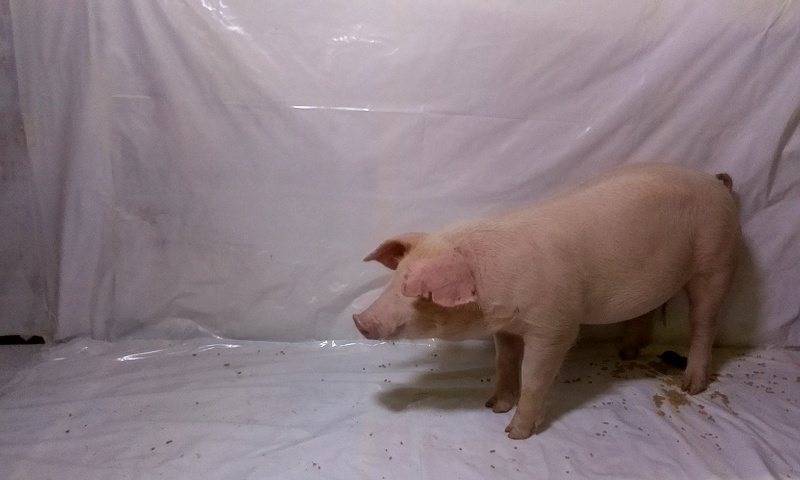
#> input picture THESIS_SWINE/actual/swine_allside/rgb_2019-01-22_21_27_19.519439.jpg, 800 x 480 px; its folder holds only this picture in this run
$ python training_final_side.py   (older library calls are emulated)
#> lines starting #> are read from the running program, lines starting #| are printed output that depends on the picture; after the words box and inside, x2 and y2 are one past the last pixel; in counts of white or black regions, pixels touching at a corner belong together
import cv2
import numpy as np
import os

basePath = "./swine_allside/"
outputPath = basePath+"outputs/"

imageList = [i for i in os.listdir(basePath) if ".jpg" in i]
print(imageList)

with open("topview_data.txt", "w") as f:
    pass

for inputImage in imageList:
    print(inputImage)
    image = cv2.imread(basePath+inputImage)
#> image is the input picture: shape (480, 800, 3); mean B, G, R 127.5, 122, 136.9
    gray = cv2.cvtColor(image, cv2.COLOR_BGR2GRAY)
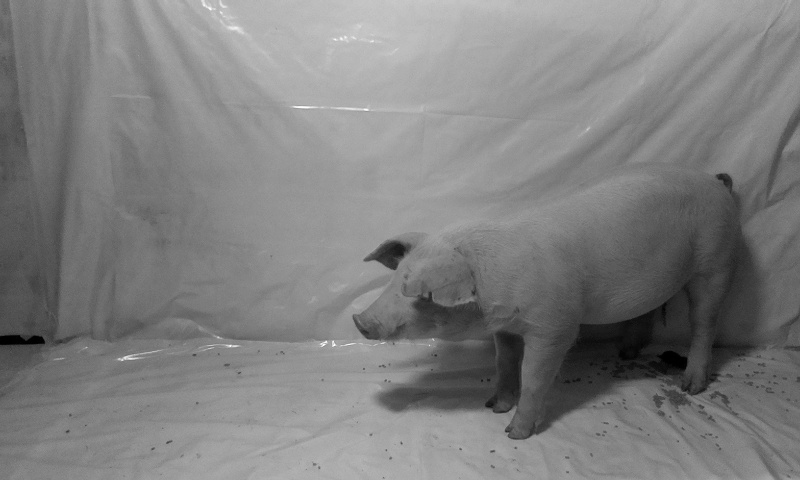
#> gray: shape (480, 800); min 0, max 254, mean 127.1

    # Use otsu thresholding to get the high and low
    # threshold value to be used in Canny edge detector.
    t, thresh = cv2.threshold(gray, 0, 255, cv2.THRESH_BINARY_INV +
                              cv2.THRESH_OTSU)
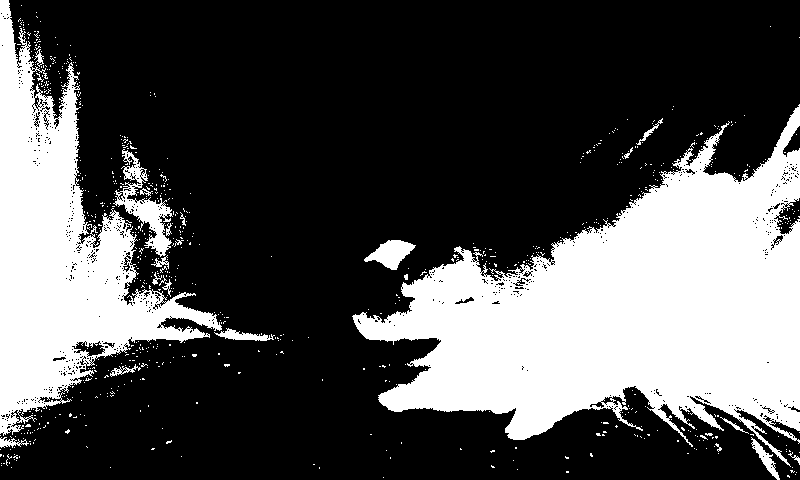
#> thresh: shape (480, 800); 31.2% white; 710 white regions (687 under 20 px), largest, box (x1, y1, x2, y2) and area: (352, 104, 800, 467) 78420, (0, 0, 222, 436) 35540, (113, 149, 173, 257) 1866
#> t = 115

    # Perform dilation and erosion
    dilated = cv2.dilate(thresh, None, iterations=1)
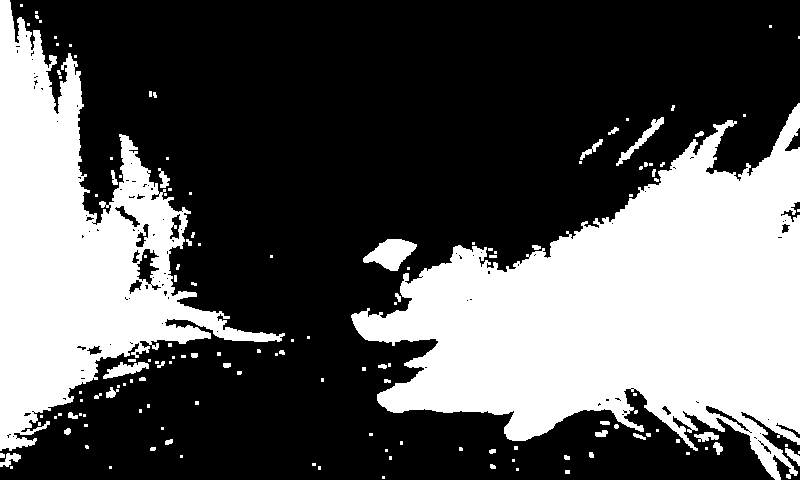
#> dilated: shape (480, 800); 35.8% white; 143 white regions (99 under 20 px), largest, box (x1, y1, x2, y2) and area: (351, 103, 800, 480) 85308, (0, 0, 285, 451) 47244, (363, 239, 417, 271) 1003
    eroded = cv2.erode(dilated, None, iterations=1)
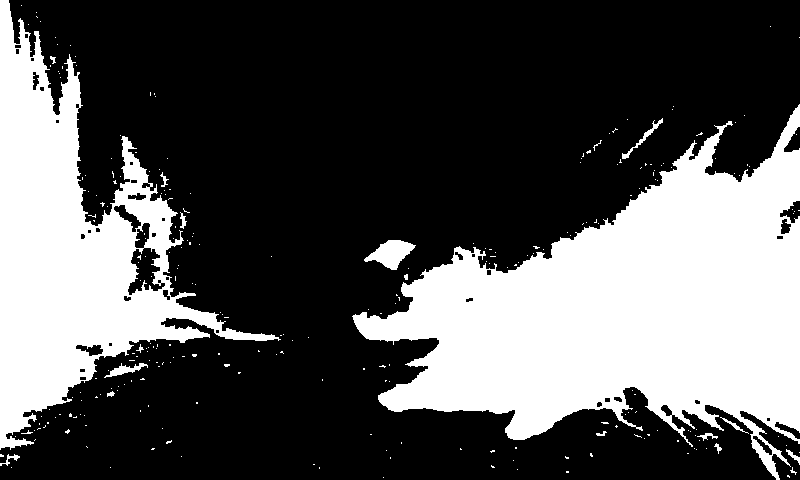
#> eroded: shape (480, 800); 33% white; 268 white regions (251 under 20 px)

    # Find contours.
    _, cnts, _ = cv2.findContours(eroded, cv2.RETR_EXTERNAL, cv2.CHAIN_APPROX_SIMPLE)
#> cnts = 261 contours, 249 with area under 20; largest, box (x1, y1, x2, y2) and area: (352, 104, 800, 480) 80413, (0, 0, 281, 450) 43934, (364, 240, 416, 270) 772, (104, 363, 148, 378) 178, (622, 118, 663, 159) 136

    # If there is atleast one contours.
    if len(cnts):

        # List for lengths of contours.
        cntsLen = []

        # Append all the length of cnts.
        for i in range(len(cnts)):
            cntsLen.append(len(cnts[i]))
#> after the loop, cntsLen = 261 values, max 1354 at index 238, min 1 at index 0, mean 13.16

        # Get the max length.
        maxIdxCnts = cntsLen.index(max(cntsLen))
#> maxIdxCnts = 238

        # Draw the max length contours on another mask.
        # Largest contours.
        maskBinary = np.zeros(image.shape[:2], dtype="uint8")
        maskCnts = np.zeros(image.shape[:2], dtype="uint8")
        maskBinaryEllipse = np.zeros(image.shape, dtype="uint8")

        cv2.drawContours(maskBinary, cnts, maxIdxCnts, (255), -1)
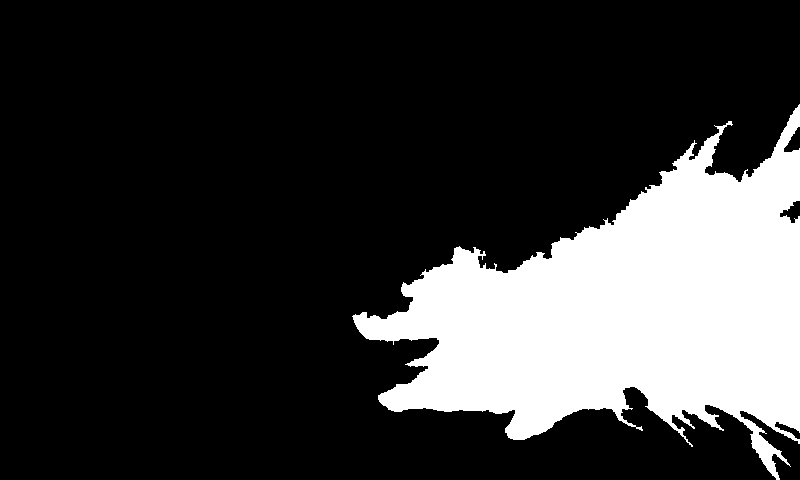
#> maskBinary: shape (480, 800); 21.3% white; 1 white region, box (x1, y1, x2, y2) and area: (352, 104, 800, 480) 81713
        cv2.drawContours(maskCnts, cnts, maxIdxCnts, (255), 2)
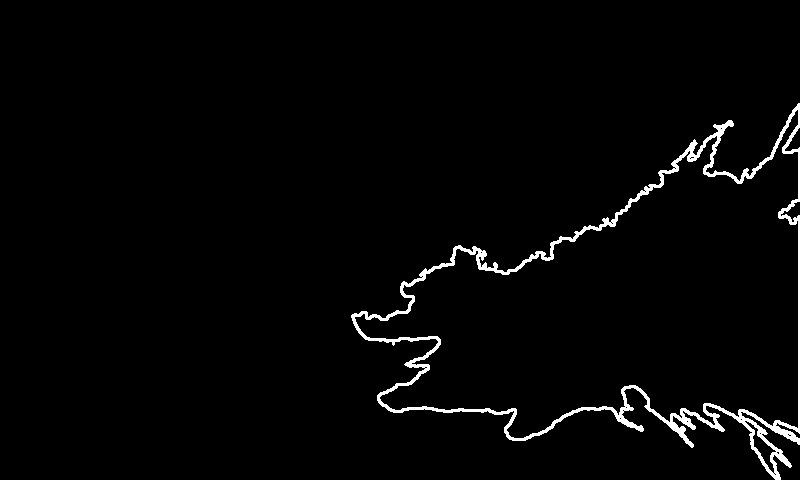
#> maskCnts: shape (480, 800); 2.2% white; 1 white region, box (x1, y1, x2, y2) and area: (351, 103, 800, 480) 8441
        cv2.drawContours(maskBinaryEllipse, cnts, maxIdxCnts, (255, 255, 255), -1)

        ellipse = cv2.fitEllipse(cnts[maxIdxCnts])
#> ellipse = ((764.2, 291.4), (284.1, 721.7), 81.92)
        (x, y), (ma, MA), angle = cv2.fitEllipse(cnts[maxIdxCnts])
#> x = 764.2; y = 291.4; ma = 284.1; MA = 721.7; angle = 81.92
        cv2.ellipse(maskBinaryEllipse, ellipse, (0, 0, 255), 3)
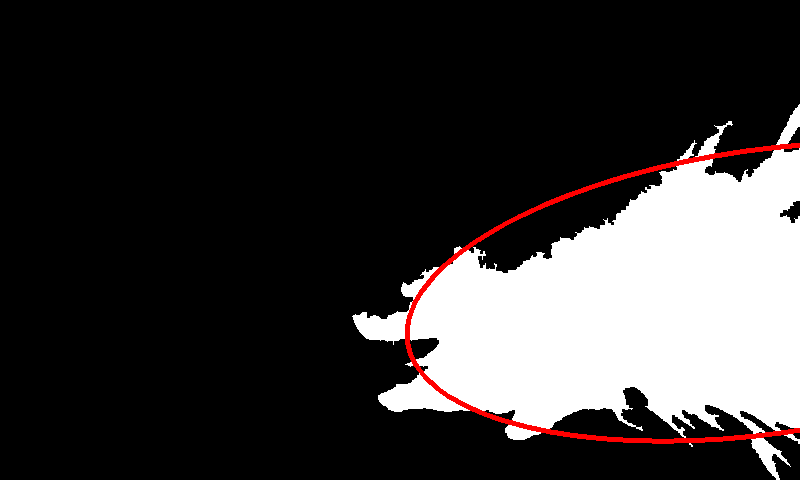
#> maskBinaryEllipse: shape (480, 800, 3); mean of channels 0, 1, 2 53.3, 53.3, 56.3; drawn as B, G, R

        numWhitePixels = cv2.countNonZero(maskBinary)
#> numWhitePixels = 81713
        totalPixels = image.shape[0]*image.shape[1]
#> totalPixels = 384000
        areaPercentage = (numWhitePixels/totalPixels)*100
#> areaPercentage = 21.28

        imageBGR = image
        maskBinary = maskBinary
        maskCnts = maskCnts

        # [4 lines of commented-out code are left out]

        cv2.imwrite(outputPath+str(inputImage).replace("rgb","binary"), maskBinary)
        cv2.imwrite(outputPath+str(inputImage).replace("rgb","cnts"), maskCnts)
        cv2.imwrite(outputPath+str(inputImage).replace("rgb","ellipse"), maskBinaryEllipse)

        toWrite = str(inputImage)
        toWrite += ","
        toWrite += str(areaPercentage)
        toWrite += ","
        toWrite += str(MA)
        toWrite += ","
        toWrite += str(ma)

        toWrite += "\n"

        with open("sideview_data.txt", "a") as f:
            f.write(toWrite)

$ run again, on THESIS_SWINE/actual/swine_allside/rgb_2019-01-22_21_52_24.763605.jpg
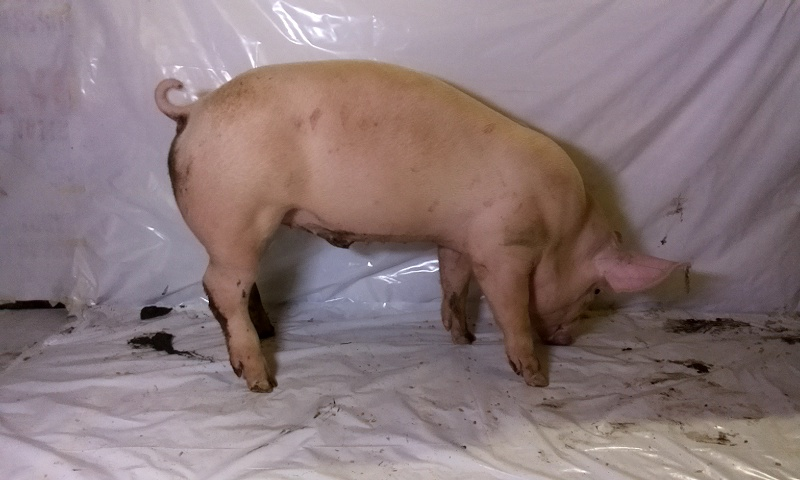
#> input picture THESIS_SWINE/actual/swine_allside/rgb_2019-01-22_21_52_24.763605.jpg, 800 x 480 px
#> image is the input picture: shape (480, 800, 3); mean B, G, R 121.6, 119.5, 137.3
#> `t, thresh = cv2.threshold(gray, 0, 255, cv2.THRESH_BINARY_INV + cv2.TH..`:
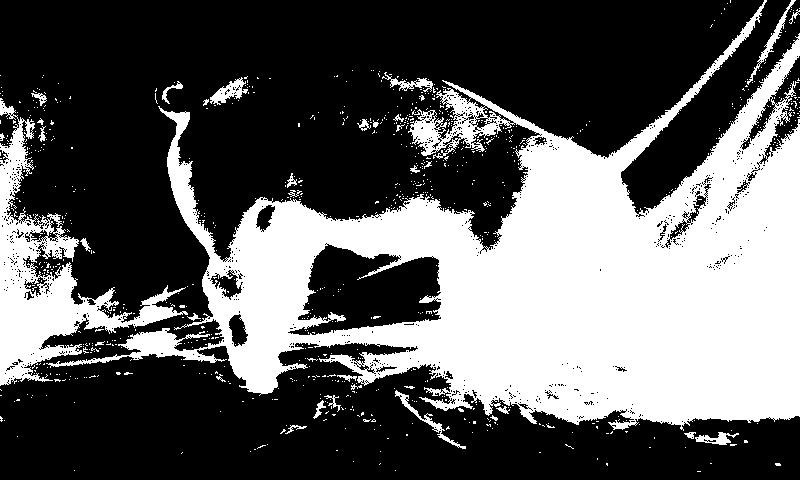
#> thresh: shape (480, 800); 36.7% white; 834 white regions (799 under 20 px), largest, box (x1, y1, x2, y2) and area: (46, 0, 800, 431) 122934, (0, 98, 188, 386) 13056, (210, 77, 248, 105) 444
#> t = 117
#> dilated: shape (480, 800); 43.1% white; 161 white regions (104 under 20 px), largest, box (x1, y1, x2, y2) and area: (0, 0, 800, 447) 158679, (741, 0, 800, 92) 994, (202, 75, 254, 110) 828
#> eroded: shape (480, 800); 39.2% white; 277 white regions (256 under 20 px)
#> cnts = 261 contours, 246 with area under 20; largest, box (x1, y1, x2, y2) and area: (0, 0, 800, 431) 157622, (203, 76, 253, 106) 562, (745, 0, 800, 87) 490, (395, 390, 466, 449) 382, (684, 432, 739, 446) 282
#> after the loop `for i in range(len(cnts)):`: cntsLen = 261 values, max 3171 at index 259, min 1 at index 1, mean 17.47
#> maxIdxCnts = 259
#> maskBinary: shape (480, 800); 41.8% white; 1 white region, box (x1, y1, x2, y2) and area: (0, 0, 800, 431) 160701
#> maskCnts: shape (480, 800); 5.1% white; 1 white region, box (x1, y1, x2, y2) and area: (0, 0, 800, 432) 19535
#> ellipse = ((531.6, 242.9), (344.4, 993.5), 89.71)
#> x = 531.6; y = 242.9; ma = 344.4; MA = 993.5; angle = 89.71
#> `cv2.ellipse(maskBinaryEllipse, ellipse, (0, 0, 255), 3)`:
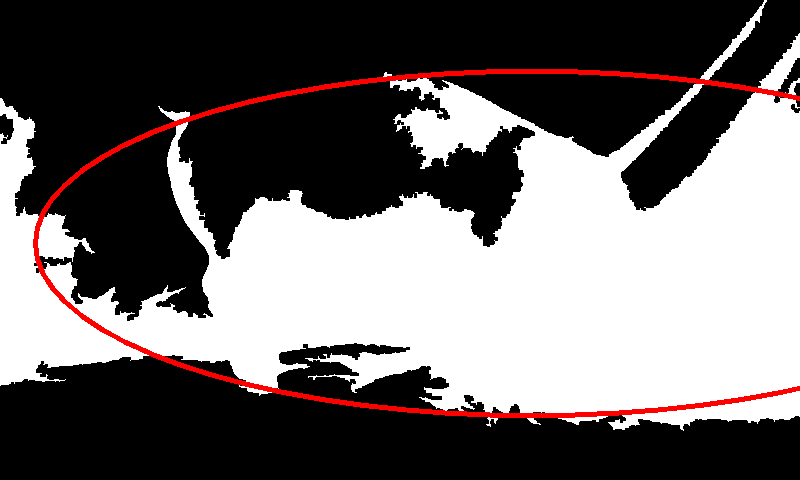
#> maskBinaryEllipse: shape (480, 800, 3); mean of channels 0, 1, 2 104.9, 104.9, 110.4; drawn as B, G, R
#> numWhitePixels = 160701
#> areaPercentage = 41.85

$ run again, on THESIS_SWINE/actual/swine_allside/rgb_2019-01-22_22_17_08.995099.jpg
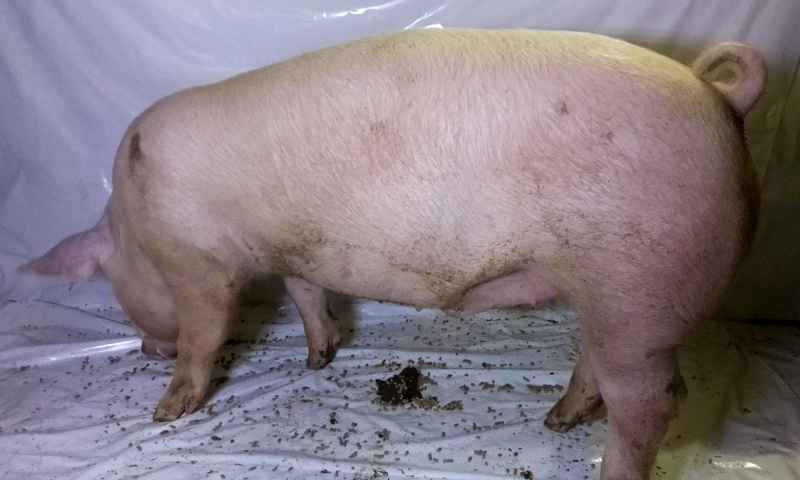
#> input picture THESIS_SWINE/actual/swine_allside/rgb_2019-01-22_22_17_08.995099.jpg, 800 x 480 px
#> image is the input picture: shape (480, 800, 3); mean B, G, R 130.7, 123.7, 134
#> `t, thresh = cv2.threshold(gray, 0, 255, cv2.THRESH_BINARY_INV + cv2.TH..`:
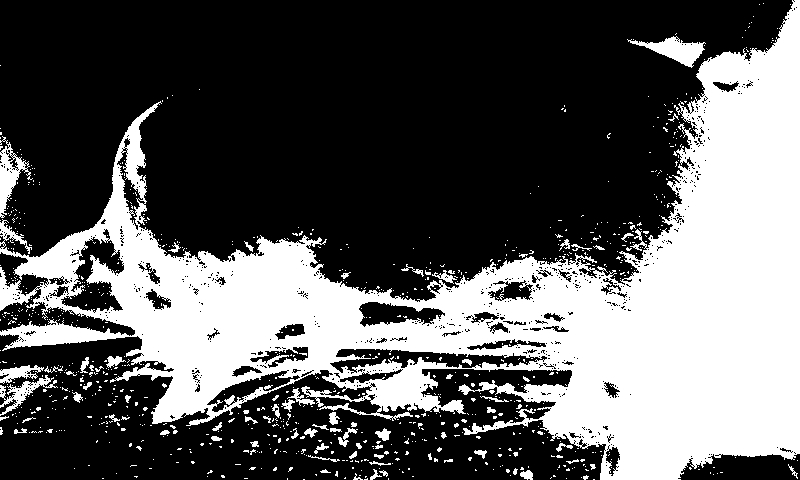
#> thresh: shape (480, 800); 36.1% white; 896 white regions (824 under 20 px), largest, box (x1, y1, x2, y2) and area: (0, 0, 800, 480) 129868, (627, 36, 706, 68) 1000, (0, 136, 33, 218) 926
#> t = 116
#> dilated: shape (480, 800); 43.3% white; 232 white regions (127 under 20 px), largest, box (x1, y1, x2, y2) and area: (0, 0, 800, 480) 156297, (626, 32, 707, 69) 1301, (295, 439, 394, 480) 970
#> eroded: shape (480, 800); 38.4% white; 378 white regions (329 under 20 px)
#> cnts = 354 contours, 324 with area under 20; largest, box (x1, y1, x2, y2) and area: (0, 0, 800, 480) 149805, (0, 365, 77, 421) 1510, (627, 33, 706, 68) 962, (338, 422, 358, 447) 140, (306, 440, 369, 463) 127
#> after the loop `for i in range(len(cnts)):`: cntsLen = 354 values, max 3024 at index 353, min 1 at index 13, mean 14.65
#> maxIdxCnts = 353
#> maskBinary: shape (480, 800); 39.8% white; 1 white region, box (x1, y1, x2, y2) and area: (0, 0, 800, 480) 152940
#> maskCnts: shape (480, 800); 5% white; 1 white region, box (x1, y1, x2, y2) and area: (0, 0, 800, 480) 19108
#> ellipse = ((382.3, 222), (448.3, 714.9), 87.97)
#> x = 382.3; y = 222; ma = 448.3; MA = 714.9; angle = 87.97
#> `cv2.ellipse(maskBinaryEllipse, ellipse, (0, 0, 255), 3)`:
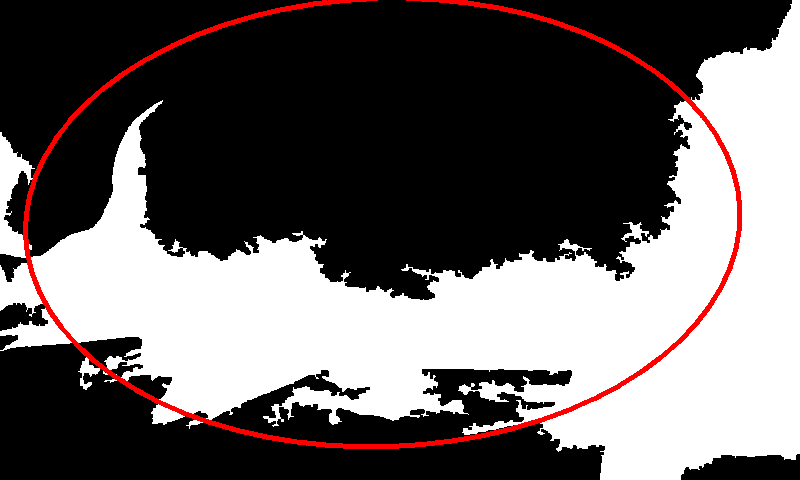
#> maskBinaryEllipse: shape (480, 800, 3); mean of channels 0, 1, 2 99.6, 99.6, 105.4; drawn as B, G, R
#> numWhitePixels = 152940
#> areaPercentage = 39.83
